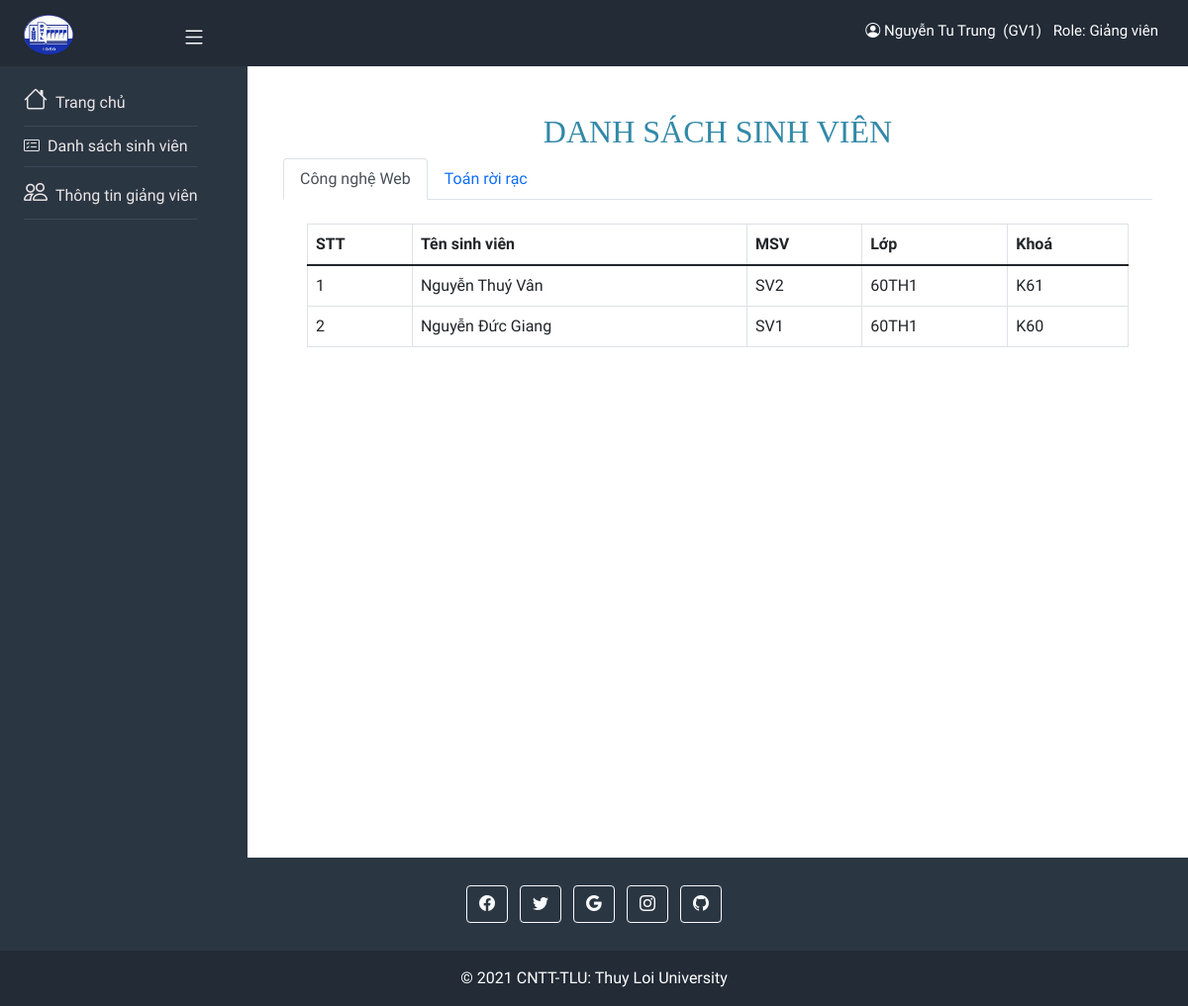
/DangKyHoc/DangKyHoc/Giangvien/Danhsachsinhvien/danhsachsinhvien.php (signed in), run on the app's committed database.
### tables this page shows
CREATE TABLE `Giangvien` (
  `id` int(11) NOT NULL,
  `MGV` varchar(255) NOT NULL,
  `Hovaten` varchar(255) NOT NULL,
  `Bomon` varchar(255) NOT NULL,
  `Diachi` varchar(255) NOT NULL,
  `id_khoa` int(11) NOT NULL,
  `id_acc` int(11) NOT NULL
);

CREATE TABLE `Monhoc` (
  `id` int(11) NOT NULL,
  `Tenmonhoc` varchar(255) NOT NULL,
  `Sotinchi` tinyint(4) NOT NULL,
  `Hocphi` int(255) NOT NULL,
  `id_khoa` int(11) NOT NULL
);

CREATE TABLE `Chitietkhoahoc` (
  `id` int(11) NOT NULL,
  `MKH` int(11) NOT NULL,
  `id_Monhoc` int(11) NOT NULL,
  `id_Giangvien` int(11) NOT NULL,
  `id_Lop` int(11) NOT NULL,
  `id_Hocky` int(11) NOT NULL,
  `id_Namhoc` int(11) NOT NULL,
  `Syso` int(11) NOT NULL,
  `NgayBatDau` date NOT NULL,
  `NgayKetThuc` date NOT NULL,
  `Diadiem` varchar(255) NOT NULL
);

CREATE TABLE `Sinhvien` (
  `id` int(11) NOT NULL,
  `Hovaten` varchar(255) NOT NULL,
  `MSV` varchar(255) NOT NULL,
  `Doituong` varchar(255) NOT NULL,
  `CMND` varchar(255) NOT NULL,
  `Diachi` varchar(255) NOT NULL,
  `Sodienthoai` varchar(50) NOT NULL,
  `id_lop` int(11) NOT NULL,
  `id_acc` int(11) NOT NULL
);

CREATE TABLE `Lop` (
  `id` int(11) NOT NULL,
  `Tenlop` varchar(255) NOT NULL,
  `Siso` int(11) NOT NULL,
  `id_khoa` int(11) NOT NULL
);

### DangKyHoc/DangKyHoc/Db/dbhelper.php (called while the page is built, shortened)
<?php
function executeResult($sql) {
	$con = mysqli_connect('localhost', 'root','', 'Dangkyhoc');
	$result = mysqli_query($con, $sql);
	$data   = [];
	while ($row = mysqli_fetch_array($result, 1)) {
		$data[] = $row;
	}
	return $data;
}
function Result($sql)
{
	$con = mysqli_connect('localhost', 'root','', 'Dangkyhoc');
	$result = mysqli_query($con, $sql);
	return $result;
}
function executeSingleResult($sql) {
	$con = mysqli_connect('localhost', 'root','', 'Dangkyhoc');
	$result = mysqli_query($con, $sql);
	$row=null;
	if($result !=null)
	{
		$row    = mysqli_fetch_array($result, 1);
	}
	return $row;
}

### DangKyHoc/DangKyHoc/Giangvien/Danhsachsinhvien/danhsachsinhvien.php (the view, shortened to what this page needs)
<?php
    include('../../Db/dbhelper.php');
    $user = (isset($_SESSION['user'])? $user = $_SESSION['user']:[]);
    if(isset($user['username'])){
        if($user['roles']=='Giảng viên')
        {
            $sql = 'SELECT * FROM Account INNER JOIN Giangvien ON Giangvien.id_acc='.$user['id'];
            $query = mysqli_query($con,$sql);
            $data  = mysqli_fetch_array($query);
        }
    }
    else{
        header('location: ../../Login.php');
    }
    $tab_menu=$tab_content='';
    $query1='select * from Chitietkhoahoc where Chitietkhoahoc.id_Giangvien="'.$data['id'].'" Order by Chitietkhoahoc.id ASC';
    $rs=Result($query1);
    $count=0;
    while($rows =mysqli_fetch_array($rs))
    {
        $sqll='select * from Monhoc where id='.$rows['id_Monhoc'];
        $chitiet = executeSingleResult($sqll);
        if ($chitiet != null) {
            if($count==0)
            {
                $tab_menu .='
                    <li class="nav-item">
                        <a class="nav-link active" href="#'.$chitiet['Tenmonhoc'].'" data-bs-toggle="tab" >'.$chitiet['Tenmonhoc'].' </a>
                    </li>';
                $tab_content .='<div id="'.$chitiet['Tenmonhoc'].'" class="container tab-pane active"><br>
                                    <table class="table table-bordered table-hover table-responsive" >
                                        <thead>
                                            <tr>
                                                <th>STT</th>
                                                <th>Tên sinh viên</th>
                                                <th>MSV</th>
                                                <th>Lớp</th>
                                                <th>Khoá</th>
                                            </tr>
                                        </thead>
                                    <tbody>';
            }
            else{
                $tab_menu .='
                    <li class="nav-item">
                        <a class="nav-link " href="#'.$chitiet['Tenmonhoc'].'" data-bs-toggle="tab" >'.$chitiet['Tenmonhoc'].'</a>
                    </li>';
                $tab_content .='<div id="'.$chitiet['Tenmonhoc'].'" class="tab-pane container fade"><br> ';
            }
            $qr='select * from Chitietkhoahoc,Monhoc,Ketquadangky where Chitietkhoahoc.id_Monhoc = Monhoc.id and Ketquadangky.id_Chitietkhoahoc=Chitietkhoahoc.id
            and Chitietkhoahoc.id_Giangvien="'.$data['id'].'" and Monhoc.Tenmonhoc="'.$chitiet['Tenmonhoc'].'"';
            $List1 = executeResult($qr);
            $index=1;
            foreach($List1 as $item1){
                $sql='select * from Sinhvien where id='.$item1['id_sv'];
                $chitiet = executeSingleResult($sql);
                if ($chitiet != null) {
                    $Tensinhvien = $chitiet['Hovaten'];
                    $MSV         = $chitiet['MSV'];
                    $Khoa        = $chitiet['Doituong'];
                }
                $sql2='select * from Lop where id='.$item1['id_Lop'];
                $chitiet2 = executeSingleResult($sql2);
                if ($chitiet2 != null) {
                    $Tenlop   = $chitiet2['Tenlop'];
                }
                $tab_content .=
                            '<tr>
                                <td >'.($index++).'</td>
                                <td >'.$Tensinhvien.'</td>
                                <td >'.$MSV.'</td>
                                <td >'.$Tenlop.'</td>
                                <td >'.$Khoa.'</td>
                            </tr>';
            }
        }
        $count++;
        $tab_content .='
                </tbody>
            </table>
        </div>';
    }
?>
<!DOCTYPE html>
<html lang="en">
    <head>
        <link href="https://cdn.jsdelivr.net/npm/bootstrap@5.1.2/dist/css/bootstrap.min.css" rel="stylesheet">
        <link rel="stylesheet" href="https://cdn.jsdelivr.net/npm/bootstrap-icons@1.6.1/font/bootstrap-icons.css">
        <link rel="stylesheet" href="../../Assets/Css/main.css">
    </head>
    <body>
        <div class="top-side " style="background-color: #2b3643;">
            <div class="frame-top" style="background-color: rgba(0, 0, 0, 0.2);">
                <div class="row  align-items-center page-header justify-content-between">
                    <div class="col-md-6 col-6 col-sm-6">
                        <div class=" d-flex  header-logo">
                            <div class="logo col-md-2 col-2 col-sm-2 text-center">
                                <a href="../index.php">
                                    <img src="../../Assets/Image/logo-small.png" alt="logo" class="img-logo">
                                </a>
                            </div>
                            <div class="menu-toggle col-md-4 col-4 col-sm-4 text-center">
                                <i class="bi bi-list icon-toggle" id="show" ></i>
                            </div>
                        </div>
                    </div>
                    <?php if(isset($user['username'])){?>
                    <div id="Dang-nhap " class="col-md-6 col-6 col-sm-6 " style="font-size:15px;color:grey;padding-top: 10px;">
                        <div class="dropdown pb-4 text-end">
                            <div class="block">
                            <?php if($user['roles']=='Giảng viên'){?>
                                <a href="#" class="text-white text-decoration-none" data-bs-toggle="dropdown" aria-expanded="false">
                                    <span><i class="bi bi-person-circle"></i></span>
                                    <span class=""><?php echo $data['Hovaten'] ?></span>
                                    <span class="d-none d-md-inline mx-1">(<?php echo $data['MGV']?>)</span>
                                    <span class="d-none d-md-inline mx-1">Role: <?php echo $user['roles'] ?></span>
                                </a>
                            <?php }?>
                        </div>
                        </div>
                    </div>
                    <?php } ?>
                </div>
            </div>
        </div>
        <div class="container-fluid">
            <div class="row flex-nowrap">
                <div class="col-auto col-md-3 col-xl-2 px-sm-2 px-0 sidebar" style="background-color: #2b3643;">
                    <div class="d-flex flex-column align-items-center align-items-sm-start px-3 pt-2 text-white min-vh-100">
                        <?php if($user['roles']=='Giảng viên') { ?>
                            <ul class="navbar-nav nav-pills" id="menu">
                                <li class="nav-item">
                                    <a href="../index.php" class="nav-link align-middle px-0" data-bs-toggle="tooltip" data-bs-placement="right" title="Trang chủ">
                                        <i class="fs-4 bi-house"></i> <span class="ms-1 ">Trang chủ</span>
                                    </a>
                                </li>
                                <li class="nav-item">
                                    <a href="Danhsachsinhvien.php" class="nav-link px-0 align-middle" data-bs-toggle="tooltip" data-bs-placement="right" title="Danh sách sinh viên">
                                        <i class="bi bi-card-checklist icon-nav"></i> <span class="ms-1">Danh sách sinh viên</span>
                                    </a>
                                </li>
                                <li class="nav-item">
                                    <a href="#" class="nav-link px-0 align-middle" data-bs-toggle="tooltip" data-bs-placement="right" title="Thông tin giảng viên">
                                        <i class="fs-4 bi-people"></i> <span class="ms-1">Thông tin giảng viên</span>
                                    </a>
                                </li>
                            </ul>
                        <?php } ?>
                    </div>
                </div>
                <div class="col py-3">
                    <div class="panel-body">
                        <div class="container mt-3">
                        <div class="panel-heading">
                            <h2 class="text-center" style="color:#3289a8;font-family:Time New Roman;padding-top:15px;">DANH SÁCH SINH VIÊN</h2>
                        </div>
                        <ul class="nav nav-tabs" role="tablist">
                            <?php echo $tab_menu; ?>
                        </ul>
                        <div class="tab-content">
                            <?php echo $tab_content;?>
                        </div>
                        </div>
                    </div>
                </div>
            </div>
        </div>
    </body>
    <footer class="text-center text-white" style="background-color: #2b3643;">
        <div class="container p-4 pb-0">
          <section class="mb-4">
            <a class="btn btn-outline-light btn-floating m-1" href="#!" role="button"><i class="bi bi-facebook"></i></a>
            <a class="btn btn-outline-light btn-floating m-1" href="#!" role="button"><i class="bi bi-twitter"></i></a>
            <a class="btn btn-outline-light btn-floating m-1" href="#!" role="button"><i class="bi bi-google"></i></a>
            <a class="btn btn-outline-light btn-floating m-1" href="#!" role="button"><i class="bi bi-instagram"></i></a>
            <a class="btn btn-outline-light btn-floating m-1" href="#!" role="button"><i class="bi bi-github"></i></a>
          </section>
        </div>
        <div class="text-center p-3" style="background-color: rgba(0, 0, 0, 0.2);">
            © 2021 CNTT-TLU:
            <a class="text-white" href="#">Thuy Loi University</a>
        </div>
    </footer>
</html>

### DangKyHoc/DangKyHoc/Assets/Css/main.css (style rules this page uses)
:root { --background-headsidebar:#2b3643; --text-color:#b4bcc8; }
body { font-family: 'Quicksand', sans-serif; }
.header-logo .logo .img-logo { width: 50px; height: 40px; margin-top: 5px; }
.menu-toggle { padding-top:10px; }
.icon-toggle { color: white; font-size: 25px; }
.sidebar { width: 250px; }
.nav ,.nav-pills li a { color: #ebe6e6 !important; }
.nav ,.nav-pills a:hover { color: #ff9800 !important; }
.block { display: inline; margin: 0; padding: 26px; }
.dropdown { padding-top: 10px; }
.sidebar .navbar-nav .nav-item { border-bottom: 1px solid #3d4957; }
.news ul,a { text-decoration: none; list-style-type: none; }

### data on the page
giangvien: Hovaten "Nguyễn Tu Trung", MGV "GV1"
monhoc: Tenmonhoc "Công nghệ Web"
monhoc: Tenmonhoc "Toán rời rạc"
chitietkhoahoc: sinhvien.Hovaten "Nguyễn Thuý Vân", sinhvien.MSV "SV2", id_Lop.Tenlop "60TH1", sinhvien.Doituong "K61", sinhvien.Hovaten "Nguyễn Đức Giang", sinhvien.MSV "SV1", sinhvien.Doituong "K60"

### other printed values
$user['roles'] "Giảng viên"
